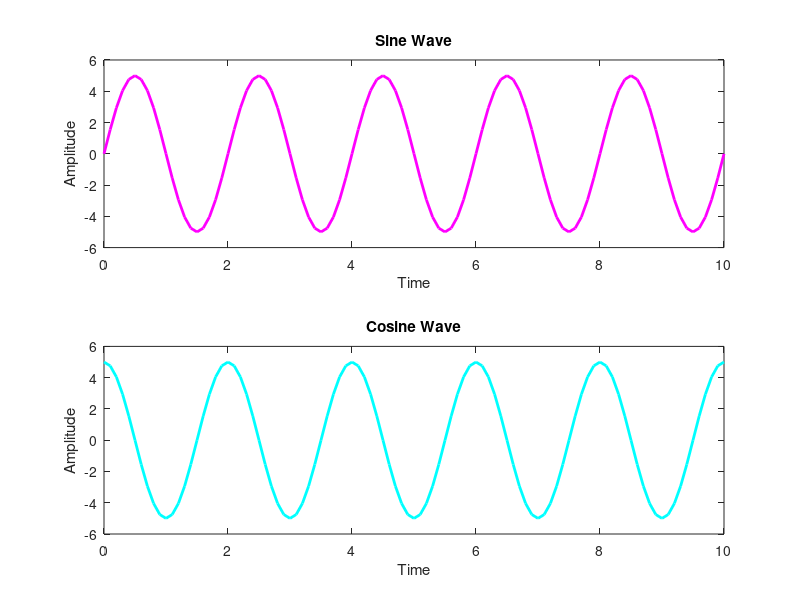

This figure's MATLAB source:
clc
t=0:0.1:10;
a=5;
f=0.5;
y1=a*sin(2*pi*f*t);
subplot(2,1,1)
plot(t,y1,'m','linewidth',2);
title('Sine Wave');
xlabel('Time');
ylabel('Amplitude');
y2=a*cos(2*pi*f*t);
subplot(2,1,2)
plot(t,y2,'c','linewidth',2);
title('Cosine Wave');
xlabel('Time');
ylabel('Amplitude');